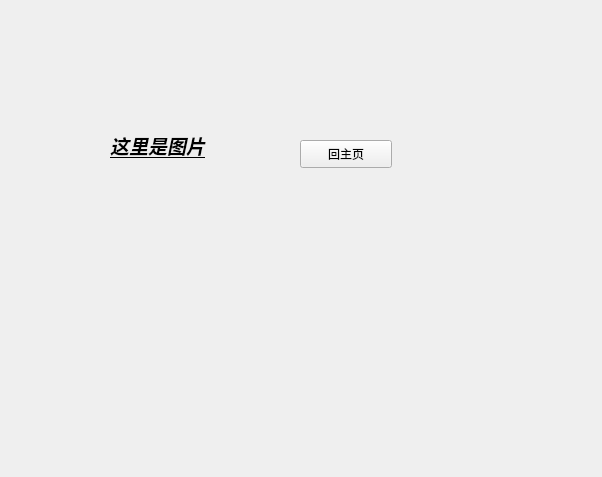
<?xml version="1.0" encoding="UTF-8"?>
<ui version="4.0">
 <class>Picture</class>
 <widget class="QWidget" name="Picture">
  <property name="geometry">
   <rect>
    <x>0</x>
    <y>0</y>
    <width>602</width>
    <height>477</height>
   </rect>
  </property>
  <property name="windowTitle">
   <string>Form</string>
  </property>
  <widget class="QWidget" name="widget" native="true">
   <property name="geometry">
    <rect>
     <x>100</x>
     <y>100</y>
     <width>421</width>
     <height>311</height>
    </rect>
   </property>
   <widget class="QLabel" name="label">
    <property name="geometry">
     <rect>
      <x>10</x>
      <y>20</y>
      <width>141</width>
      <height>51</height>
     </rect>
    </property>
    <property name="text">
     <string>&lt;html&gt;&lt;head/&gt;&lt;body&gt;&lt;p&gt;&lt;span style=&quot; font-size:14pt; font-weight:700; font-style:italic; text-decoration: underline;&quot;&gt;这里是图片&lt;/span&gt;&lt;/p&gt;&lt;/body&gt;&lt;/html&gt;</string>
    </property>
   </widget>
   <widget class="QPushButton" name="toHome">
    <property name="geometry">
     <rect>
      <x>200</x>
      <y>40</y>
      <width>92</width>
      <height>28</height>
     </rect>
    </property>
    <property name="text">
     <string>回主页</string>
    </property>
   </widget>
  </widget>
 </widget>
 <resources/>
 <connections/>
</ui>
